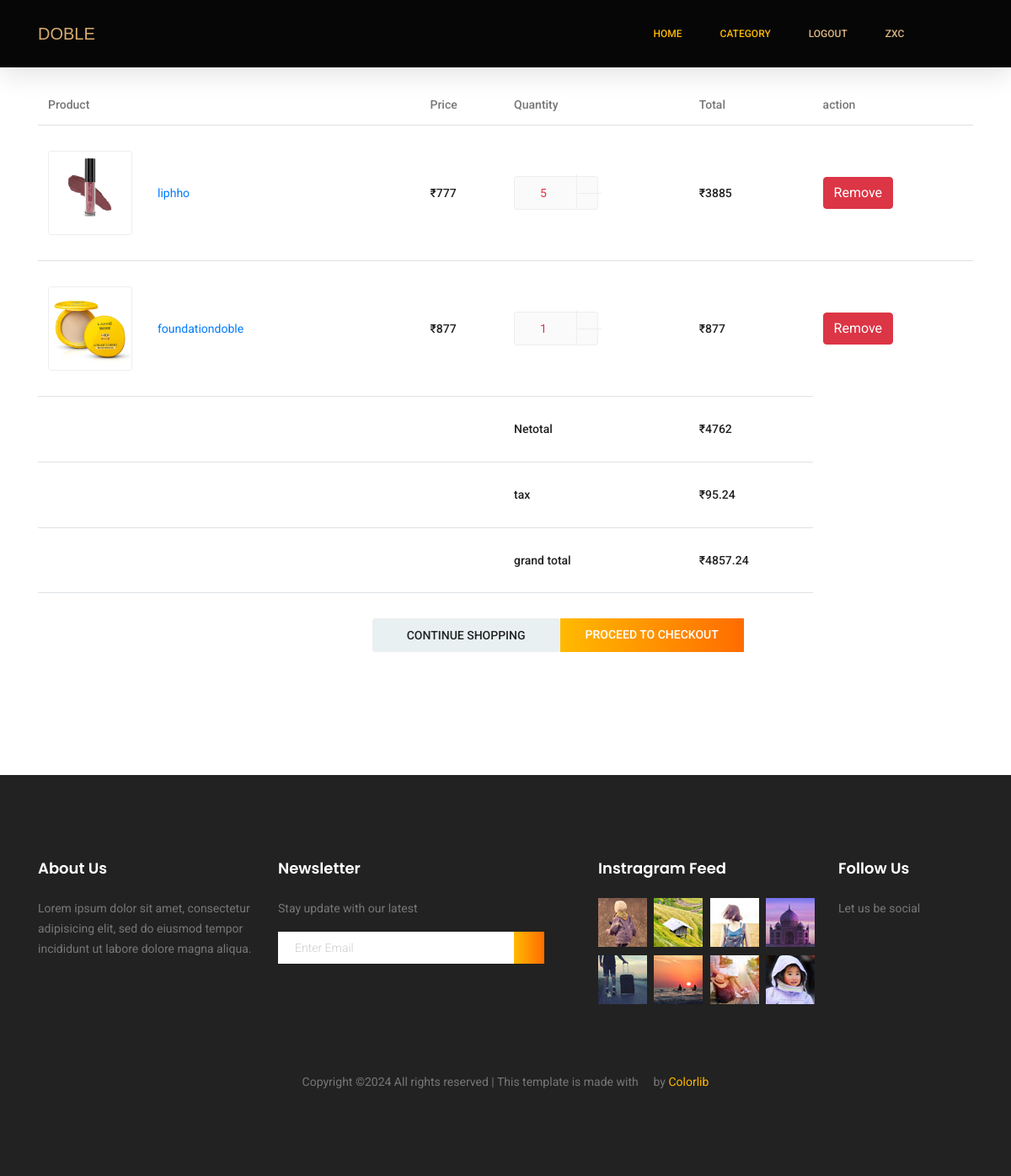
The page /category/cart/ (signed in) on the database as committed earlier.
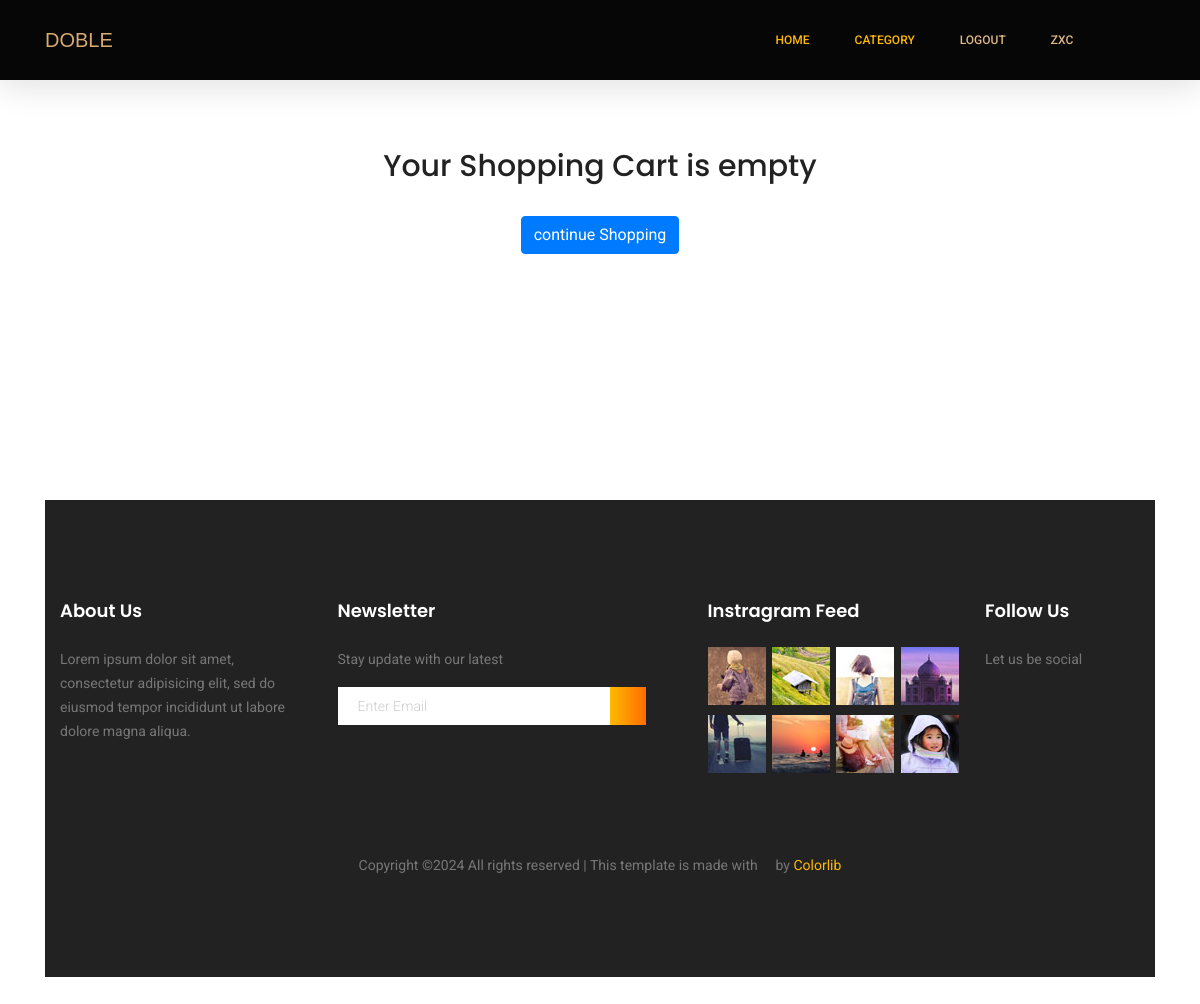
The same page on the database as committed later.
### account/models.py (models this page shows, shortened)
class CustomUser(AbstractUser):
    username = None
    email = models.EmailField(_('email address'), unique=True)
    phone = models.IntegerField(unique=True, verbose_name='Phone Number',blank=False, help_text='Enter 10 digits phone number')
    USERNAME_FIELD = 'email'
    REQUIRED_FIELDS = ['phone']
    objects = CustomUserManager()

### category/models.py (models this page shows, shortened)
class cartitem(models.Model):
    user = models.ForeignKey(CustomUser,on_delete=models.CASCADE,null=True)
    product= models.ForeignKey(product,on_delete=models.CASCADE)
    cart= models.ForeignKey(cart,on_delete=models.CASCADE,null=True)
    quantity= models.IntegerField()
    is_active= models.BooleanField(default=True)
    def sub_totel(self):
        return self.product.price*self.quantity

class product(models.Model):
    product_name= models.CharField(max_length=100, unique=True)
    slug = models.SlugField(max_length=100, unique=True, null= True)
    description= models.CharField(max_length=200,blank=True)
    price= models.IntegerField()
    image1= models.ImageField(upload_to='photos/product')
    image2= models.ImageField(upload_to='photos/product')
    image3= models.ImageField(upload_to='photos/product')
    stock= models.IntegerField()
    is_available= models.BooleanField()
    category= models.ForeignKey(category,on_delete=models.CASCADE)
    sub_category= models.ForeignKey(subcategory,on_delete=models.CASCADE)
    created_at = models.DateField(auto_now=True)
    updated_at= models.DateField(auto_now=True)

### category/views.py (the view)
# urls.py: path('cart/',views.cartpage,name='cartpage'),
def cartpage(request,total=0, quantity=0, cart_items=None):
 try:
    tax=0
    grand_total=0
    if request.user.is_authenticated:
           cart_items = cartitem.objects.filter(user=request.user,is_active=True)
    else:
        cartt= cart.objects.get(cart_id= _cart_id(request))
        cart_items= cartitem.objects.filter(cart=cartt,is_active=True)
    for cart_item in cart_items:
        total +=(cart_item.product.price* cart_item.quantity)
        quantity+= cart_item.quantity
        tax =(2 * total)/100
        grand_total = total + tax
 except :
        pass #just ignoe
 context = {
        'total':total,
        'quantity':quantity,
        'cart_items':cart_items,
        'tax' : tax,
        'grand_total': grand_total
    }
 return render(request,'cart.html',context)

### templates/cart.html (shortened to what this page needs)
{% extends 'base1.html' %}
{% load static %}
{% block content %}
<!DOCTYPE html>
<html lang="en">
<head>
</head>
<body>
    <section class="cart_area">
        <div class="container">
             {% if not cart_items %}
          <div class="col p-5" style="height: 400px; ">
            <h2 class="text-center">Your Shopping Cart is empty</h2>
            <br>
            <div class="text-center">
            <a href="{% url 'category' %}" class="btn btn-primary">continue Shopping</a>
            </div>
          </div>
            {% else %}
            <div class="cart_inner">
                <div class="table-responsive">
                    <table class="table">
                        <thead>
                            <tr>
                                <th scope="col">Product</th>
                                <th scope="col">Price</th>
                                <th scope="col">Quantity</th>
                                <th scope="col">Total</th>
                                <th scope="col">action</th>
                            </tr>
                        </thead>
                        <tbody>
                            {% for cart_item in cart_items %}
                            <tr>
                                <td>
                                    <div class="media">
                                        <div class="d-flex">
                                            <img src="{{cart_item.product.image1.url}}" alt="" style="width:100px;height:100px">
                                        </div>
                                        <div class="media-body">
                                            <a href="{{ cart_item.product.get_url }}">  <p class = "text-primary medium">{{ cart_item.product.product_name }}</p></a>
                                        </div>
                                    </div>
                                </td>
                                <td>
                                    <h5>₹{{ cart_item.product.price }}</h5>
                                </td>
                                <td>
                                    <div class="product_count">
                                        <input disabled type="text" name="qty" id="{{cart_item.id}}" maxlength="12"  value='{{ cart_item.quantity }}' title="Quantity:"
                                             class="input-text qty text-danger">
                                             <form action="{% url 'add_cart' cart_item.product.id %}" method="POST">
                                             <button
                                             class="increase items-count"  type="submit"><i class="lnr lnr-chevron-up"></i></button>
                                              <a href="{% url 'remove_cart' cart_item.product.id cart_item.id %}"><button
                                             class="reduced items-count" type="button"><i class="lnr lnr-chevron-down"></i></button></a>
                                             </form>
                                     </div>
                                </td>
                                <td>
                                    <h5>₹{{ cart_item.sub_totel }}</h5>
                                </td>
                                <td>
                                    <a href="{% url 'remove_cart_item' cart_item.product.id cart_item.id  %}" onclick="" id="remove-button" class="btn btn-danger" >Remove</a>
                                </td>
                            </tr>
                            {% endfor %}
                             <tr>
                                <td>
                                </td>
                                <td>
                                </td>
                                <td>
                                    <h5>Netotal</h5>
                                </td>
                                <td>
                                    <h5>₹{{total}}</h5>
                                </td>
                            </tr>
                            <tr>
                                <td>
                                </td>
                                <td>
                                </td>
                                <td>
                                    <h5>tax</h5>
                                </td>
                                <td>
                                    <h5>₹{{tax}}</h5>
                                </td>
                            </tr>
                             <tr>
                                <td>
                                </td>
                                <td>
                                </td>
                                <td>
                                    <h5>grand total</h5>
                                </td>
                                <td>
                                    <h5>₹{{grand_total}}</h5>
                                </td>
                            </tr>
                            <tr class="out_button_area">
                                <td>
                                </td>
                                <td>
                                </td>
                                <td>
                                    <div class="checkout_btn_inner d-flex align-items-center">
                                        <a class="gray_btn" href="{% url 'category' %}">Continue Shopping</a>
                                        <a class="primary-btn" href="{% url 'checkout' %}">Proceed to checkout</a>
                                    </div>
                                </td>
                            </tr>
                        </tbody>
                    </table>
                </div>
            </div>
        </div>
    </section>
 {% endif %}
</body>
</html>
{% endblock content %}

### templates/base1.html (shortened to what this page needs)
{% load static %}
<!DOCTYPE html>
<html lang="zxx" class="no-js">
<head>
	<link rel="stylesheet" href="{% static 'css/linearicons.css' %}"/>
	<link rel="stylesheet" href="{% static 'css/font-awesome.min.css' %}"/>
	<link rel="stylesheet" href="{% static 'css/themify-icons.css' %}"/>
	<link rel="stylesheet" href="{% static 'css/bootstrap.css' %}"/>
	<link rel="stylesheet" href="{% static 'css/owl.carousel.css' %}"/>
	<link rel="stylesheet" href="{% static 'css/nice-select.css' %}"/>
	<link rel="stylesheet" href="{% static 'css/nouislider.min.css' %}"/>
	<link rel="stylesheet" href="{% static 'css/ion.rangeSlider.css' %}" />
	<link rel="stylesheet" href="{% static 'css/ion.rangeSlider.skinFlat.css' %}" />
	<link rel="stylesheet" href="{% static 'css/magnific-popup.css' %}"/>
	<link rel="stylesheet" href="{% static 'css/main.css' %}"/>
</head>
<body>
	<header class="header_area sticky-header">
		<div class="main_menu">
			<nav class="navbar navbar-expand-lg navbar-light main_box " style="background-color: rgb(6, 6, 6); top: 0% ; position: fixed; width: 100%;">
				<div class="container">
					<a class="navbar-brand " style="color: rgb(215, 170, 111); font-family: 'Gill Sans', 'Gill Sans MT', Calibri, 'Trebuchet MS', sans-serif;" href="#">DOBLE</a>
					<div class="collapse navbar-collapse offset" id="navbarSupportedContent">
						<ul class="nav navbar-nav menu_nav ml-auto">
							<li class="nav-item active"><a class="nav-link" href="{% url 'home' %}">Home</a></li>
							<li class="nav-item active"><a class="nav-link" href="{% url 'category' %}">category</a></li>
							{% if user.is_authenticated %}
							<li class="nav-item ">
								<a href="{% url 'logout' %}" class="nav-link " style="color: burlywood;" data-toggle="" role="button" aria-haspopup="true"
								 aria-expanded="false">Logout</a>
							</li>
							{% else %}
							<li class="nav-item ">
								<a href="{% url 'loginn' %}" class="nav-link " style="color: burlywood;" data-toggle="" role="button" aria-haspopup="true"
								 aria-expanded="false">Login</a>
							</li>
							{% endif %}
							{% if user.is_authenticated %}
							<li class="nav-item ">
								<a href="{% url 'userdash' %}" class="nav-link " style="color: burlywood;" data-toggle="" role="button" aria-haspopup="true"
								 aria-expanded="false">{{ user.first_name }}</a>
							</li>
							{% endif %}
						</ul>
						<ul class="nav navbar-nav navbar-right">
							{% if user.is_authenticated %}
							<li class="nav-item ">
								<a href="{% url 'cartpage' %}" class="cart"><span style="color: blanchedalmond;" class="ti-bag"></span></a></li>
								{% endif %}
							<li class="nav-item">
								<button class="search"><span style="color: blanchedalmond;" class="lnr lnr-magnifier" id="search"></span></button>
							</li>
						</ul>
					</div>
				</div>
			</nav>
		</div>
	</header>
    {% block content %}
    {% endblock content %}
	<footer class="footer-area section_gap">
		<div class="container">
			<div class="row">
				<div class="col-lg-3  col-md-6 col-sm-6">
					<div class="single-footer-widget">
						<h6>About Us</h6>
						<p>
							Lorem ipsum dolor sit amet, consectetur adipisicing elit, sed do eiusmod tempor incididunt ut labore dolore
							magna aliqua.
						</p>
					</div>
				</div>
				<div class="col-lg-4  col-md-6 col-sm-6">
					<div class="single-footer-widget">
						<h6>Newsletter</h6>
						<p>Stay update with our latest</p>
						<div class="" id="mc_embed_signup">
							<form target="_blank" novalidate="true" action="https://spondonit.us12.list-manage.com/subscribe/post?u=1462626880ade1ac87bd9c93a&amp;id=92a4423d01"
							 method="get" class="form-inline">
								<div class="d-flex flex-row">
									<input class="form-control" name="EMAIL" placeholder="Enter Email" onfocus="this.placeholder = ''" onblur="this.placeholder = 'Enter Email '"
									 required="" type="email">
									<button class="click-btn btn btn-default"><i class="fa fa-long-arrow-right" aria-hidden="true"></i></button>
								</div>
							</form>
						</div>
					</div>
				</div>
				<div class="col-lg-3  col-md-6 col-sm-6">
					<div class="single-footer-widget mail-chimp">
						<h6 class="mb-20">Instragram Feed</h6>
						<ul class="instafeed d-flex flex-wrap">
							<li><img src="{% static 'img/i1.jpg' %}" alt=""></li>
							<li><img src="{% static 'img/i2.jpg' %}" alt=""></li>
							<li><img src="{% static 'img/i3.jpg' %}" alt=""></li>
							<li><img src="{% static 'img/i4.jpg' %}" alt=""></li>
							<li><img src="{% static 'img/i5.jpg' %}" alt=""></li>
							<li><img src="{% static 'img/i6.jpg' %}" alt=""></li>
							<li><img src="{% static 'img/i7.jpg' %}" alt=""></li>
							<li><img src="{% static 'img/i8.jpg' %}" alt=""></li>
						</ul>
					</div>
				</div>
				<div class="col-lg-2 col-md-6 col-sm-6">
					<div class="single-footer-widget">
						<h6>Follow Us</h6>
						<p>Let us be social</p>
						<div class="footer-social d-flex align-items-center">
							<a href="#"><i class="fa fa-facebook"></i></a>
							<a href="#"><i class="fa fa-twitter"></i></a>
							<a href="#"><i class="fa fa-dribbble"></i></a>
							<a href="#"><i class="fa fa-behance"></i></a>
						</div>
					</div>
				</div>
			</div>
			<div class="footer-bottom d-flex justify-content-center align-items-center flex-wrap">
				<p class="footer-text m-0">
Copyright &copy;<script>document.write(new Date().getFullYear());</script> All rights reserved | This template is made with <i class="fa fa-heart-o" aria-hidden="true"></i> by <a href="https://colorlib.com" target="_blank">Colorlib</a>
</p>
			</div>
		</div>
	</footer>
</body>
</html>

Rows that differ between the two databases and show on the page:
removed cartitem: product.image1 (picture), product.product_name "liphho", product.price "777", qty "5", sub_totel "3885"
removed cartitem: product.image1 (picture), product.product_name "foundationdoble", product.price "877", qty "1", sub_totel "877"
Other text that changed with them:
{{ total }}: "4762" → (not shown)
{{ tax }}: "95.24" → (not shown)
{{ grand_total }}: "4857.24" → (not shown)
text no longer shown: "Product Price Quantity Total action Netotal ₹ tax ₹ grand total ₹ CONTINUE SHOPPING PROCEED TO CHECKOUT"
text now shown: "Your Shopping Cart is empty continue Shopping"
